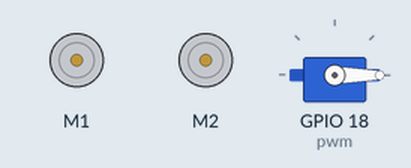
This program was run on a simulated Raspberry Pi (BCM pin numbers). Shown: 2 × DC motor (green arrow = forward, orange = backward, longer = faster), servo. Motors are numbered in the order the program creates them (left before right in a Robot); servo angles are drawn from the pulse width (0.5 ms = 0°, 2.5 ms = 180°).

Above: at 0.05 s.
At 3.5 s:
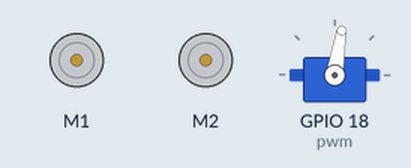
At 7.0 s:
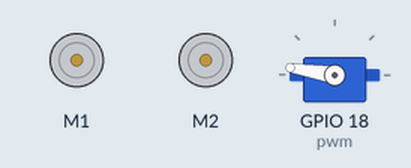
Timing chart, 0 to 9.1 s (numbered marks = the images above):
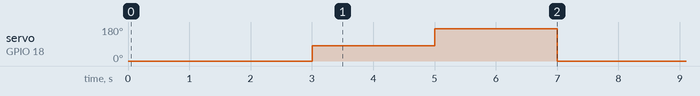

Measured:
- by itself, servo on GPIO 18 (pwm): repeats every 7.0 s: 171° 2.0 s, 0° 3.0 s, 81° 2.0 s

The program:

testServo.py
```python
import RPi.GPIO as GPIO
import time
from gpiozero import Robot

GPIO.setmode(GPIO.BCM)
GPIO.setup(18, GPIO.OUT)
# Set pin for Motor L9110s
motorA_1A = 12  # Motor A
motorA_1B = 13  # Motor A
motorB_1A = 11  # Motor B
motorB_1B = 10  # Motor B
# Initialize robot
robot = Robot(right=(motorA_1A, motorA_1B), left=(motorB_1A, motorB_1B))

pwm = GPIO.PWM(18, 50)

pwm.start(0)

def set_servo_angle(angle):
    duty = 2 + (angle / 18)
    GPIO.output(18, True)
    pwm.ChangeDutyCycle(duty)
    time.sleep(1)
    GPIO.output(18, False)
    pwm.ChangeDutyCycle(0)

try:
    #robot.forward()
    while True:
        set_servo_angle(0)
        time.sleep(2)
        set_servo_angle(90)
        time.sleep(1)
        set_servo_angle(180)
        time.sleep(1)

except KeyboardInterrupt:
    print("Ending")

finally:
    #robot.stop()
    pwm.stop()
    GPIO.cleanup()
```
